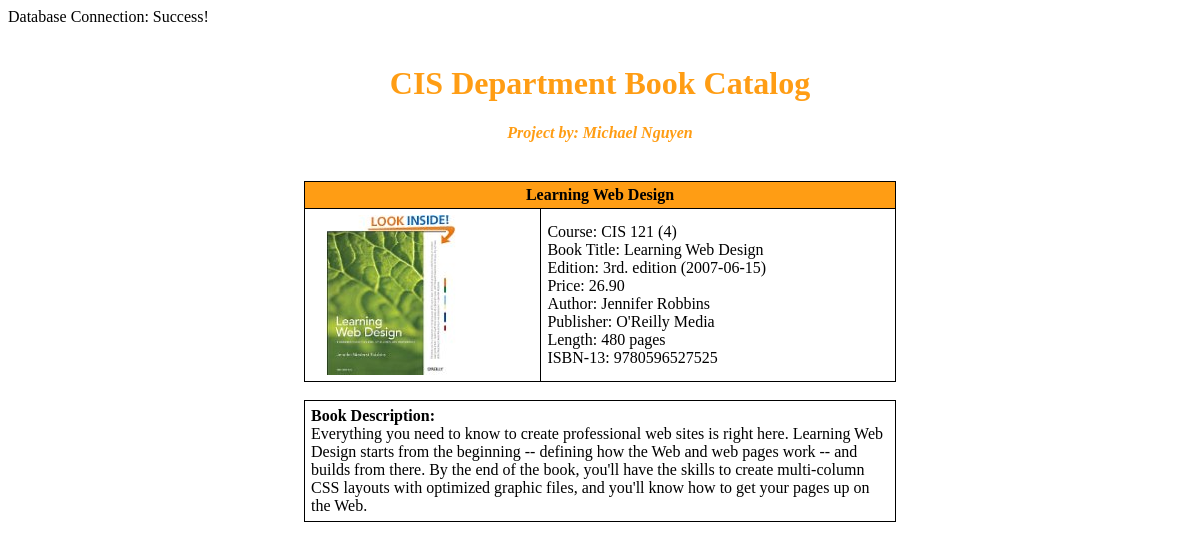
Screenshot of /book_details.php?book=9780596527525 with the database file from the repository.
### tables this page shows
CREATE TABLE BOOK(
isbn13 VARCHAR(13) NOT NULL PRIMARY KEY,
bookTitle VARCHAR(100),
price DECIMAL(6,2),
publisher INT(3),
edition VARCHAR(10),
publishDate DATE,
length INT(5),
description VARCHAR(2000),
FOREIGN KEY (publisher) REFERENCES PUBLISHER(publisherID) ON DELETE CASCADE
);

CREATE TABLE COURSEBOOK(
course VARCHAR(20),
book VARCHAR(13),
PRIMARY KEY (course, book),
FOREIGN KEY (course) REFERENCES COURSE(courseID) ON DELETE CASCADE,
FOREIGN KEY (book) REFERENCES BOOK(isbn13) ON DELETE CASCADE
);

CREATE TABLE COURSE(
courseID VARCHAR(20) NOT NULL PRIMARY KEY,
courseTitle VARCHAR(100), 
credit varchar(3)
);

CREATE TABLE AUTHOR(
authorID INT(6) NOT NULL AUTO_INCREMENT PRIMARY KEY,
firstName varchar(20),
lastName varchar(20)
);

CREATE TABLE PUBLISHER(
publisherID INT(3) NOT NULL AUTO_INCREMENT PRIMARY KEY,
publisher VARCHAR(100)
);

### book_details.php (the view, shortened to what this page needs)
<?php
    require_once('database.php');
    $query_book_info =
        "SELECT *
        FROM book
        INNER JOIN coursebook ON book.isbn13 = coursebook.book
        INNER JOIN course ON coursebook.course = course.courseID
        INNER JOIN publisher ON book.publisher = publisher.publisherID
        INNER JOIN authorbook ON book.isbn13 = authorbook.book
        INNER JOIN author ON authorbook.author = author.authorID
        WHERE isbn13 = :selected_book
        LIMIT 1";
    $stmt_book_info = $db->prepare($query_book_info);
    $selected_book = filter_input(INPUT_GET, 'book');
    $stmt_book_info->bindValue(':selected_book', $selected_book);
    $stmt_book_info->execute();
    $book_info_arr = $stmt_book_info->fetchAll();
?>
<html>
    <head>
    </head>
    <body>
        <br />
        <h1 align="center" style="color: #ff9d14">CIS Department Book Catalog</h1>
        <h4 align="center" style="color: #ff9d14"><i>Project by: Michael Nguyen</i></h4>
        <br />
        <?php foreach ($book_info_arr as $book) : ?>
        <table style="width:50%" align="center" table="table1">
            <th colspan="2">
                <?php echo $book['bookTitle'] ?>
            </th>
            <tr>
                <td style="width:40%">
                    <?php
                        $image = "$book[isbn13].jpg";
                        echo "<img src='images/".$image."'>";
                    ?>
                </td>
                <td>
                    Course: <?php echo "$book[course] ($book[credit])" ?><br />
                    Book Title: <?php echo $book['bookTitle'] ?><br />
                    Edition: <?php echo $book['edition']." edition ($book[publishDate])" ?><br />
                    Price: <?php echo $book['price'] ?><br />
                    Author: <?php echo "$book[firstName] $book[lastName]" ?><br />
                    Publisher: <?php echo $book['publisher'] ?><br />
                    Length: <?php echo "$book[length] pages" ?><br />
                    ISBN-13: <?php echo $book['isbn13'] ?>
                </td>
            </tr>
        </table>
        <br />
        <table style="width:50%" align="center" table="table2">
            <tr><td>
                <strong>Book Description:</strong>
                <br /><?php echo $book['description'] ?>
            </td></tr>
        </table>
        <?php endforeach; ?>
    </body>
</html>

### book_details.php (style rules this page uses)
* { font-family: Verdana; }
table, th, td { border: 1px solid black; border-collapse: collapse; }
table { font-size: 12pt; }
th { color: #000000; background-color: #ff9d14; padding: 4px; }
td { padding: 6px; }

### rows the page displays
book: bookTitle "Learning Web Design", isbn13 (picture), coursebook.course "CIS 121", course.credit "4", edition "3rd.", publishDate "2007-06-15", price "26.90", author.firstName "Jennifer", author.lastName "Robbins", publisher.publisher "O'Reilly Media", length "480", isbn13 "9780596527525", description "Everything you need to know to create professional web sites is right here. Learning Web Design starts from the beginning -- defining how the Web and web pages work -- and builds from there. By the end of the book, you'll have the skills to create multi-column CSS layouts with optimized graphic files, and you'll know how to get your pages up on the Web."
